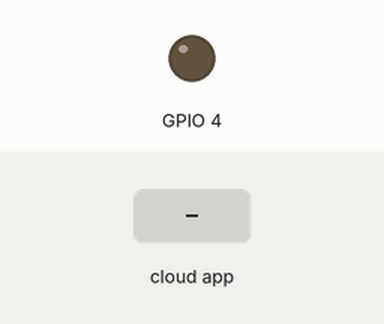
Bench run of a sketch on a simulated ESP32. Parts: output pins drawn as LEDs (lit = HIGH). The test bench sets the inputs (shaded band). WiFi joins after 1.5 s; servers stay silent unless stated; the local clock reads 2024-03-15 10:24:30 at power-on unless the sketch sets it.

Above: at 2.7 s.
2.8 s: the phone or cloud app sets switch_led to 1
At 3.9 s:
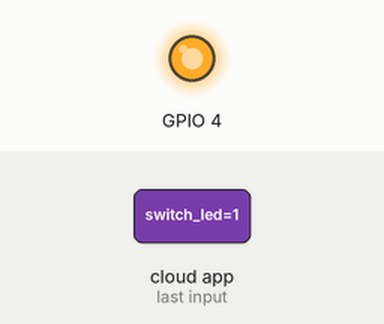
4.5 s: the phone or cloud app sets switch_led to 0
At 5.1 s:
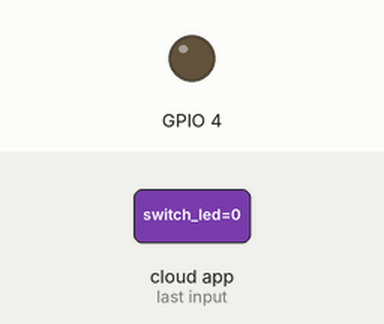
Timing chart, 0 to 7.5 s (numbered marks = the images above; inputs shaded):
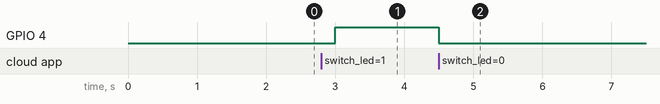

Measured:
- after the input at 2.8 s, GPIO 4: LOW → HIGH after 0.20 s
- after the input at 4.5 s, GPIO 4: HIGH → LOW at once

The sketch:

Untitled_jun08b.ino
```cpp
#include "arduino_secrets.h"
/*
  Sketch generated by the Arduino IoT Cloud Thing "Untitled"
  https://create.arduino.cc/cloud/things/e5cfa8ff-74e9-4bcf-bacc-639dd653aba6

  Arduino IoT Cloud Variables description

  The following variables are automatically generated and updated when changes are made to the Thing

  bool switch_led;

  Variables which are marked as READ/WRITE in the Cloud Thing will also have functions
  which are called when their values are changed from the Dashboard.
  These functions are generated with the Thing and added at the end of this sketch.
*/


#include "thingProperties.h"

void setup() {
  Serial.begin(9600);
  delay(1500);

  pinMode(4, OUTPUT);
  digitalWrite(4, LOW);

  initProperties();

  ArduinoCloud.begin(ArduinoIoTPreferredConnection);

  setDebugMessageLevel(4);
  configTime(0, 0, "pool.ntp.org");
  ArduinoCloud.printDebugInfo();
}

void onSwitchLedChange() {
  digitalWrite(4, switch_led ? HIGH : LOW);
}

void loop() {
  ArduinoCloud.update();
  // Your code here


}
```

arduino_secrets.h
```cpp
#define SECRET_DEVICE_KEY ""
#define SECRET_OPTIONAL_PASS ""
#define SECRET_SSID ""
```

thingProperties.h
```cpp
// Code generated by Arduino IoT Cloud, DO NOT EDIT.

#include <ArduinoIoTCloud.h>
#include <Arduino_ConnectionHandler.h>

const char DEVICE_LOGIN_NAME[]  = "146346c2-4c06-40e7-a007-dec519a68e92";

const char SSID[]               = SECRET_SSID;    // Network SSID (name)
const char PASS[]               = SECRET_OPTIONAL_PASS;    // Network password (use for WPA, or use as key for WEP)
const char DEVICE_KEY[]  = SECRET_DEVICE_KEY;    // Secret device password

void onSwitchLedChange();

bool switch_led;

void initProperties(){

  ArduinoCloud.setBoardId(DEVICE_LOGIN_NAME);
  ArduinoCloud.setSecretDeviceKey(DEVICE_KEY);
  ArduinoCloud.addProperty(switch_led, READWRITE, ON_CHANGE, onSwitchLedChange);

}

WiFiConnectionHandler ArduinoIoTPreferredConnection(SSID, PASS);
```
